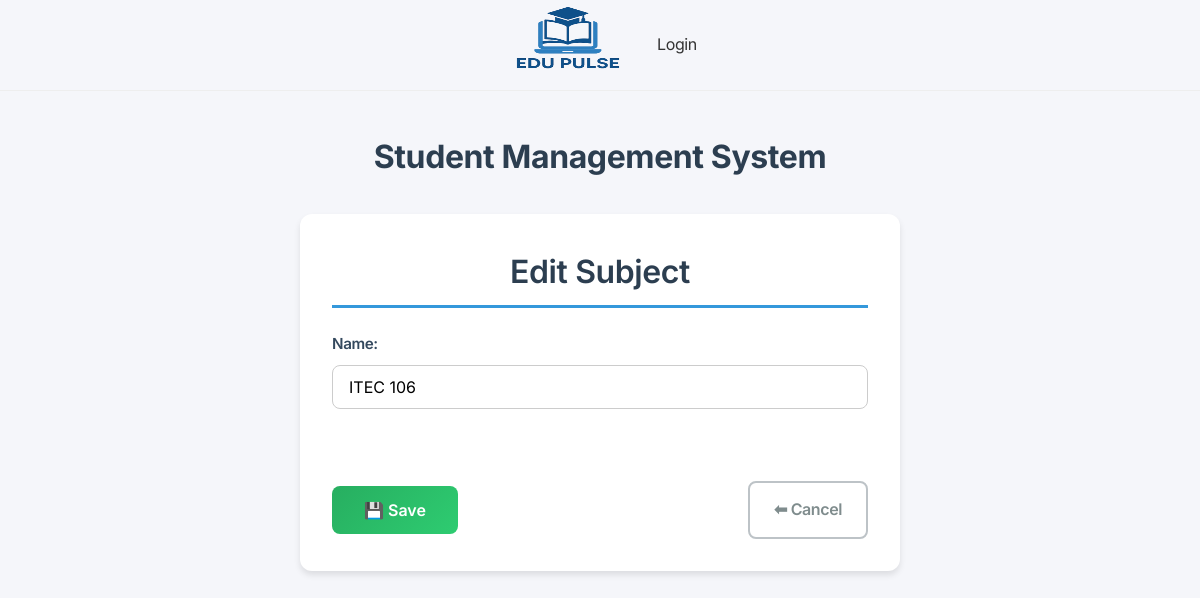
Page /subjects/2/edit/ on the earlier database version.
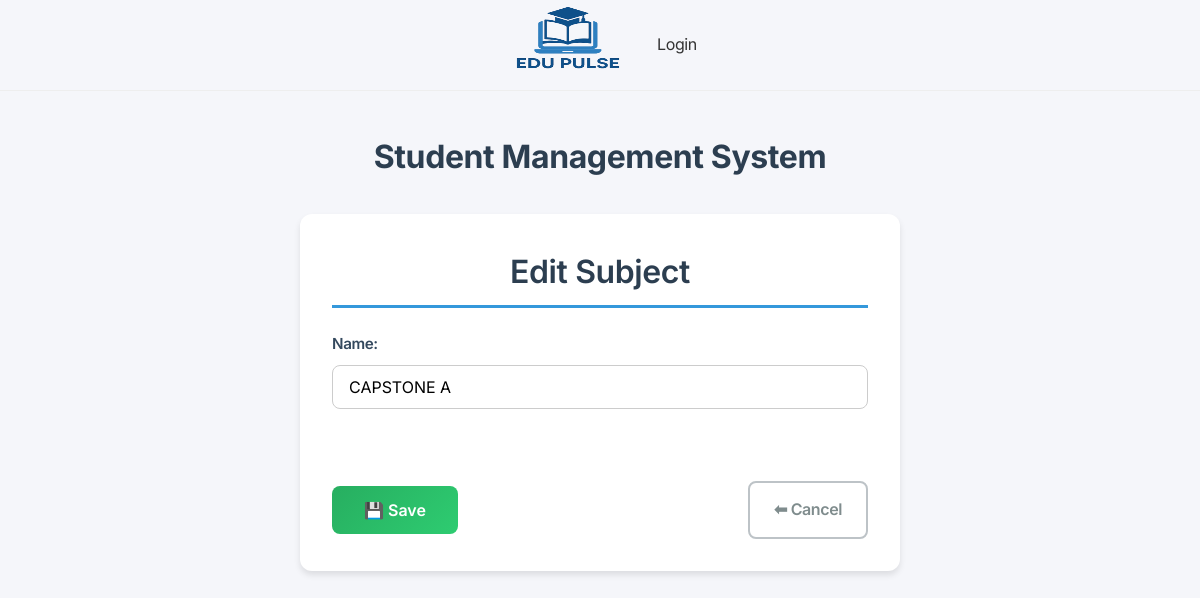
Same page on the later database version.
### app/models.py (models this page shows, shortened)
class Subject(models.Model):
    name = models.CharField(max_length=100)
    student = models.ForeignKey(Student, on_delete=models.CASCADE, related_name='subjects')

### app/views.py (the view, shortened to what this page needs)
# urls.py: path('subjects/<int:pk>/edit/', SubjectUpdateView.as_view(), name='subject_edit'),
class SubjectUpdateView(UpdateView):
    model = Subject
    fields = ['name']
    template_name = 'app/subject_form.html'

### app/templates/app/subject_form.html (shortened to what this page needs)
{% extends 'app/base.html' %}
{% block content %}
<div class="subject-form-container">
  <h2>{% if object %}Edit{% else %}Add{% endif %} Subject</h2>
  <form method="post" class="subject-form">
    {{ form.as_p }}
    <div class="form-actions">
      <button type="submit" class="btn-save">💾 Save</button>
      <a href="{% if object %}{% url 'subject_list' object.student.id %}{% else %}{% url 'student_list' %}{% endif %}" class="btn-cancel">⬅ Cancel</a>
    </div>
  </form>
</div>
{% endblock %}

Differences in the rows shown:
changed Subject: name "ITEC 106" → "CAPSTONE A"
